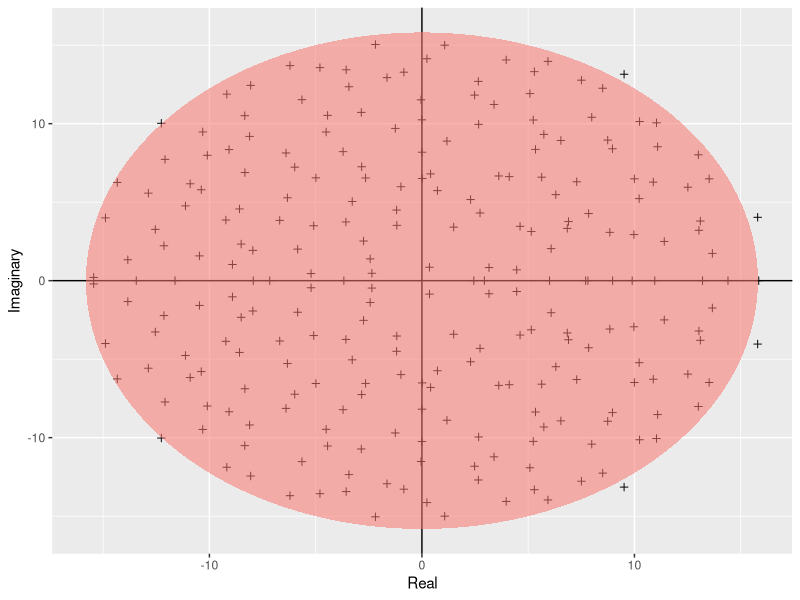

The R script that drew this image:
#!/bin/env Rscript

# Author: PokMan Ho pok.ho19@imperial.ac.uk
# Script: Girko.R
# Desc: Use Girko equation to plot a Girko law simulation
# Input: Rscript Girko.R
# Output: a vector plot in `Results` subdirectory
# Arguments: 0
# Date: Oct 2019

## library
library(ggplot2)

## function
build_ellipse<-function(hradius, vradius){ ## function that returns an ellipse
  npoints=250
  a<-seq(0,2*pi, length=npoints+1)
  x<-hradius*cos(a)
  y<-vradius*sin(a)
  return(data.frame(x=x, y=y))
}

## build content
N<-250 ## assign size of the matrix
M<-matrix(rnorm(N^2), N, N) ## build the matrix
eigvals<-eigen(M)$values ## find the eigenvalues
eigDF<-data.frame("Real"=Re(eigvals), "Imaginary"=Im(eigvals)) ## Build a dataframe
my_radius<-sqrt(N) ## the radius of the circle is sqrt(N)
ellDF<-build_ellipse(my_radius, my_radius) ## dataframe to plot the ellipse
names(ellDF) <- c("Real", "Imaginary") ## rename the columns

## plot & export
pdf("../Results/Girko.pdf")
ggplot(eigDF, aes(x=Real, y=Imaginary))+
  geom_point(shape=I(3))+theme(legend.position = "none")+
  geom_hline(aes(yintercept=0))+
  geom_vline(aes(xintercept=0))+
  geom_polygon(data = ellDF, aes(x=Real, y=Imaginary, alpha=1/20, fill="red"))
dev.off()